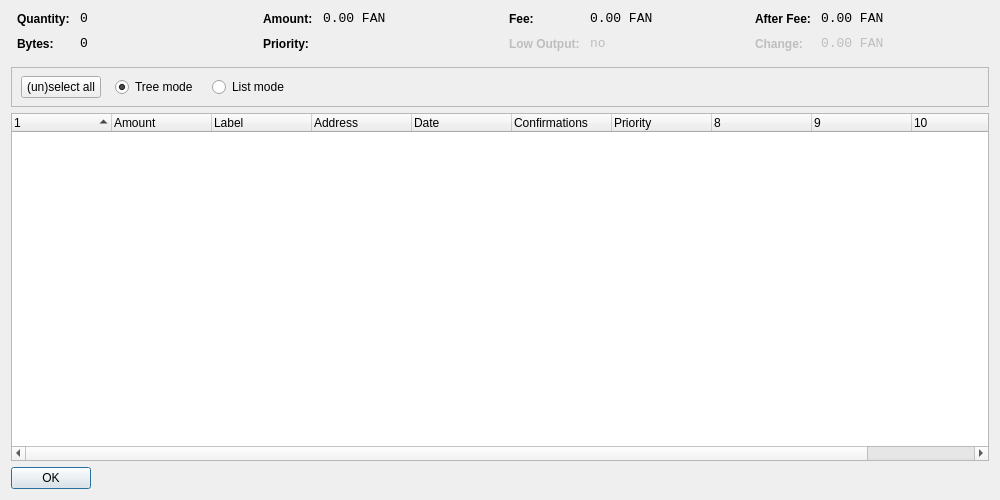
<?xml version="1.0" encoding="UTF-8"?>
<ui version="4.0">
 <class>CoinControlDialog</class>
 <widget class="QDialog" name="CoinControlDialog">
  <property name="geometry">
   <rect>
    <x>0</x>
    <y>0</y>
    <width>1000</width>
    <height>500</height>
   </rect>
  </property>
  <property name="windowTitle">
   <string>Coin Control</string>
  </property>
  <layout class="QVBoxLayout" name="verticalLayout">
   <item>
    <layout class="QHBoxLayout" name="horizontalLayoutTop" stretch="0,0,0,0">
     <property name="topMargin">
      <number>0</number>
     </property>
     <property name="bottomMargin">
      <number>10</number>
     </property>
     <item>
      <layout class="QFormLayout" name="formLayoutCoinControl1">
       <property name="horizontalSpacing">
        <number>10</number>
       </property>
       <property name="verticalSpacing">
        <number>10</number>
       </property>
       <property name="leftMargin">
        <number>6</number>
       </property>
       <property name="rightMargin">
        <number>6</number>
       </property>
       <item row="0" column="0">
        <widget class="QLabel" name="labelCoinControlQuantityText">
         <property name="styleSheet">
          <string notr="true">font-weight:bold;</string>
         </property>
         <property name="text">
          <string>Quantity:</string>
         </property>
        </widget>
       </item>
       <item row="0" column="1">
        <widget class="QLabel" name="labelCoinControlQuantity">
         <property name="font">
          <font>
           <family>Monospace</family>
           <pointsize>10</pointsize>
          </font>
         </property>
         <property name="cursor">
          <cursorShape>IBeamCursor</cursorShape>
         </property>
         <property name="contextMenuPolicy">
          <enum>Qt::ActionsContextMenu</enum>
         </property>
         <property name="text">
          <string notr="true">0</string>
         </property>
         <property name="textInteractionFlags">
          <set>Qt::LinksAccessibleByMouse|Qt::TextSelectableByKeyboard|Qt::TextSelectableByMouse</set>
         </property>
        </widget>
       </item>
       <item row="1" column="0">
        <widget class="QLabel" name="labelCoinControlBytesText">
         <property name="styleSheet">
          <string notr="true">font-weight:bold;</string>
         </property>
         <property name="text">
          <string>Bytes:</string>
         </property>
        </widget>
       </item>
       <item row="1" column="1">
        <widget class="QLabel" name="labelCoinControlBytes">
         <property name="font">
          <font>
           <family>Monospace</family>
           <pointsize>10</pointsize>
          </font>
         </property>
         <property name="cursor">
          <cursorShape>IBeamCursor</cursorShape>
         </property>
         <property name="contextMenuPolicy">
          <enum>Qt::ActionsContextMenu</enum>
         </property>
         <property name="text">
          <string notr="true">0</string>
         </property>
         <property name="textInteractionFlags">
          <set>Qt::LinksAccessibleByMouse|Qt::TextSelectableByKeyboard|Qt::TextSelectableByMouse</set>
         </property>
        </widget>
       </item>
      </layout>
     </item>
     <item>
      <layout class="QFormLayout" name="formLayoutCoinControl2">
       <property name="horizontalSpacing">
        <number>10</number>
       </property>
       <property name="verticalSpacing">
        <number>10</number>
       </property>
       <property name="leftMargin">
        <number>6</number>
       </property>
       <property name="rightMargin">
        <number>6</number>
       </property>
       <item row="0" column="0">
        <widget class="QLabel" name="labelCoinControlAmountText">
         <property name="styleSheet">
          <string notr="true">font-weight:bold;</string>
         </property>
         <property name="text">
          <string>Amount:</string>
         </property>
        </widget>
       </item>
       <item row="0" column="1">
        <widget class="QLabel" name="labelCoinControlAmount">
         <property name="font">
          <font>
           <family>Monospace</family>
           <pointsize>10</pointsize>
          </font>
         </property>
         <property name="cursor">
          <cursorShape>IBeamCursor</cursorShape>
         </property>
         <property name="contextMenuPolicy">
          <enum>Qt::ActionsContextMenu</enum>
         </property>
         <property name="text">
          <string notr="true">0.00 FAN</string>
         </property>
         <property name="textInteractionFlags">
          <set>Qt::LinksAccessibleByMouse|Qt::TextSelectableByKeyboard|Qt::TextSelectableByMouse</set>
         </property>
        </widget>
       </item>
       <item row="1" column="0">
        <widget class="QLabel" name="labelCoinControlPriorityText">
         <property name="styleSheet">
          <string notr="true">font-weight:bold;</string>
         </property>
         <property name="text">
          <string>Priority:</string>
         </property>
        </widget>
       </item>
       <item row="1" column="1">
        <widget class="QLabel" name="labelCoinControlPriority">
         <property name="font">
          <font>
           <family>Monospace</family>
           <pointsize>10</pointsize>
          </font>
         </property>
         <property name="cursor">
          <cursorShape>IBeamCursor</cursorShape>
         </property>
         <property name="contextMenuPolicy">
          <enum>Qt::ActionsContextMenu</enum>
         </property>
         <property name="text">
          <string/>
         </property>
         <property name="textInteractionFlags">
          <set>Qt::LinksAccessibleByMouse|Qt::TextSelectableByKeyboard|Qt::TextSelectableByMouse</set>
         </property>
        </widget>
       </item>
      </layout>
     </item>
     <item>
      <layout class="QFormLayout" name="formLayoutCoinControl3">
       <property name="horizontalSpacing">
        <number>10</number>
       </property>
       <property name="verticalSpacing">
        <number>10</number>
       </property>
       <property name="leftMargin">
        <number>6</number>
       </property>
       <property name="rightMargin">
        <number>6</number>
       </property>
       <item row="0" column="0">
        <widget class="QLabel" name="labelCoinControlFeeText">
         <property name="styleSheet">
          <string notr="true">font-weight:bold;</string>
         </property>
         <property name="text">
          <string>Fee:</string>
         </property>
        </widget>
       </item>
       <item row="0" column="1">
        <widget class="QLabel" name="labelCoinControlFee">
         <property name="font">
          <font>
           <family>Monospace</family>
           <pointsize>10</pointsize>
          </font>
         </property>
         <property name="cursor">
          <cursorShape>IBeamCursor</cursorShape>
         </property>
         <property name="contextMenuPolicy">
          <enum>Qt::ActionsContextMenu</enum>
         </property>
         <property name="text">
          <string notr="true">0.00 FAN</string>
         </property>
         <property name="textInteractionFlags">
          <set>Qt::LinksAccessibleByMouse|Qt::TextSelectableByKeyboard|Qt::TextSelectableByMouse</set>
         </property>
        </widget>
       </item>
       <item row="1" column="0">
        <widget class="QLabel" name="labelCoinControlLowOutputText">
         <property name="enabled">
          <bool>false</bool>
         </property>
         <property name="styleSheet">
          <string notr="true">font-weight:bold;</string>
         </property>
         <property name="text">
          <string>Low Output:</string>
         </property>
        </widget>
       </item>
       <item row="1" column="1">
        <widget class="QLabel" name="labelCoinControlLowOutput">
         <property name="enabled">
          <bool>false</bool>
         </property>
         <property name="font">
          <font>
           <family>Monospace</family>
           <pointsize>10</pointsize>
          </font>
         </property>
         <property name="cursor">
          <cursorShape>IBeamCursor</cursorShape>
         </property>
         <property name="contextMenuPolicy">
          <enum>Qt::ActionsContextMenu</enum>
         </property>
         <property name="text">
          <string notr="true">no</string>
         </property>
         <property name="textInteractionFlags">
          <set>Qt::LinksAccessibleByMouse|Qt::TextSelectableByKeyboard|Qt::TextSelectableByMouse</set>
         </property>
        </widget>
       </item>
      </layout>
     </item>
     <item>
      <layout class="QFormLayout" name="formLayoutCoinControl4">
       <property name="horizontalSpacing">
        <number>10</number>
       </property>
       <property name="verticalSpacing">
        <number>10</number>
       </property>
       <property name="leftMargin">
        <number>6</number>
       </property>
       <property name="rightMargin">
        <number>6</number>
       </property>
       <item row="0" column="0">
        <widget class="QLabel" name="labelCoinControlAfterFeeText">
         <property name="styleSheet">
          <string notr="true">font-weight:bold;</string>
         </property>
         <property name="text">
          <string>After Fee:</string>
         </property>
        </widget>
       </item>
       <item row="0" column="1">
        <widget class="QLabel" name="labelCoinControlAfterFee">
         <property name="font">
          <font>
           <family>Monospace</family>
           <pointsize>10</pointsize>
          </font>
         </property>
         <property name="cursor">
          <cursorShape>IBeamCursor</cursorShape>
         </property>
         <property name="contextMenuPolicy">
          <enum>Qt::ActionsContextMenu</enum>
         </property>
         <property name="text">
          <string notr="true">0.00 FAN</string>
         </property>
         <property name="textInteractionFlags">
          <set>Qt::LinksAccessibleByMouse|Qt::TextSelectableByKeyboard|Qt::TextSelectableByMouse</set>
         </property>
        </widget>
       </item>
       <item row="1" column="0">
        <widget class="QLabel" name="labelCoinControlChangeText">
         <property name="enabled">
          <bool>false</bool>
         </property>
         <property name="styleSheet">
          <string notr="true">font-weight:bold;</string>
         </property>
         <property name="text">
          <string>Change:</string>
         </property>
        </widget>
       </item>
       <item row="1" column="1">
        <widget class="QLabel" name="labelCoinControlChange">
         <property name="enabled">
          <bool>false</bool>
         </property>
         <property name="font">
          <font>
           <family>Monospace</family>
           <pointsize>10</pointsize>
          </font>
         </property>
         <property name="cursor">
          <cursorShape>IBeamCursor</cursorShape>
         </property>
         <property name="contextMenuPolicy">
          <enum>Qt::ActionsContextMenu</enum>
         </property>
         <property name="text">
          <string notr="true">0.00 FAN</string>
         </property>
         <property name="textInteractionFlags">
          <set>Qt::LinksAccessibleByMouse|Qt::TextSelectableByKeyboard|Qt::TextSelectableByMouse</set>
         </property>
        </widget>
       </item>
      </layout>
     </item>
    </layout>
   </item>
   <item>
    <widget class="QFrame" name="frame">
     <property name="minimumSize">
      <size>
       <width>0</width>
       <height>40</height>
      </size>
     </property>
     <property name="frameShape">
      <enum>QFrame::StyledPanel</enum>
     </property>
     <property name="frameShadow">
      <enum>QFrame::Sunken</enum>
     </property>
     <widget class="QWidget" name="horizontalLayoutWidget">
      <property name="geometry">
       <rect>
        <x>10</x>
        <y>0</y>
        <width>781</width>
        <height>41</height>
       </rect>
      </property>
      <layout class="QHBoxLayout" name="horizontalLayoutPanel" stretch="0,0,0,0,0">
       <property name="spacing">
        <number>14</number>
       </property>
       <item>
        <widget class="QPushButton" name="pushButtonSelectAll">
         <property name="sizePolicy">
          <sizepolicy hsizetype="Maximum" vsizetype="Fixed">
           <horstretch>0</horstretch>
           <verstretch>0</verstretch>
          </sizepolicy>
         </property>
         <property name="text">
          <string>(un)select all</string>
         </property>
        </widget>
       </item>
       <item>
        <widget class="QRadioButton" name="radioTreeMode">
         <property name="sizePolicy">
          <sizepolicy hsizetype="Maximum" vsizetype="Fixed">
           <horstretch>0</horstretch>
           <verstretch>0</verstretch>
          </sizepolicy>
         </property>
         <property name="text">
          <string>Tree mode</string>
         </property>
         <property name="checked">
          <bool>true</bool>
         </property>
        </widget>
       </item>
       <item>
        <widget class="QRadioButton" name="radioListMode">
         <property name="sizePolicy">
          <sizepolicy hsizetype="Maximum" vsizetype="Fixed">
           <horstretch>0</horstretch>
           <verstretch>0</verstretch>
          </sizepolicy>
         </property>
         <property name="text">
          <string>List mode</string>
         </property>
        </widget>
       </item>
       <item>
        <spacer name="horizontalSpacer">
         <property name="orientation">
          <enum>Qt::Horizontal</enum>
         </property>
         <property name="sizeHint" stdset="0">
          <size>
           <width>40</width>
           <height>20</height>
          </size>
         </property>
        </spacer>
       </item>
      </layout>
     </widget>
    </widget>
   </item>
   <item>
    <widget class="CoinControlTreeWidget" name="treeWidget">
     <property name="contextMenuPolicy">
      <enum>Qt::CustomContextMenu</enum>
     </property>
     <property name="sortingEnabled">
      <bool>false</bool>
     </property>
     <property name="columnCount">
      <number>11</number>
     </property>
     <attribute name="headerShowSortIndicator" stdset="0">
      <bool>true</bool>
     </attribute>
     <attribute name="headerStretchLastSection">
      <bool>false</bool>
     </attribute>
     <column>
      <property name="text">
       <string/>
      </property>
     </column>
     <column>
      <property name="text">
       <string>Amount</string>
      </property>
     </column>
     <column>
      <property name="text">
       <string>Label</string>
      </property>
     </column>
     <column>
      <property name="text">
       <string>Address</string>
      </property>
     </column>
     <column>
      <property name="text">
       <string>Date</string>
      </property>
     </column>
     <column>
      <property name="text">
       <string>Confirmations</string>
      </property>
      <property name="toolTip">
       <string>Confirmed</string>
      </property>
     </column>
     <column>
      <property name="text">
       <string>Priority</string>
      </property>
     </column>
     <column>
      <property name="text">
       <string/>
      </property>
     </column>
     <column>
      <property name="text">
       <string/>
      </property>
     </column>
     <column>
      <property name="text">
       <string/>
      </property>
     </column>
     <column>
      <property name="text">
       <string/>
      </property>
     </column>
    </widget>
   </item>
   <item>
    <widget class="QDialogButtonBox" name="buttonBox">
     <property name="sizePolicy">
      <sizepolicy hsizetype="Maximum" vsizetype="Fixed">
       <horstretch>0</horstretch>
       <verstretch>0</verstretch>
      </sizepolicy>
     </property>
     <property name="orientation">
      <enum>Qt::Horizontal</enum>
     </property>
     <property name="standardButtons">
      <set>QDialogButtonBox::Ok</set>
     </property>
    </widget>
   </item>
  </layout>
 </widget>
 <customwidgets>
  <customwidget>
   <class>CoinControlTreeWidget</class>
   <extends>QTreeWidget</extends>
   <header>coincontroltreewidget.h</header>
  </customwidget>
 </customwidgets>
 <resources/>
 <connections/>
</ui>
